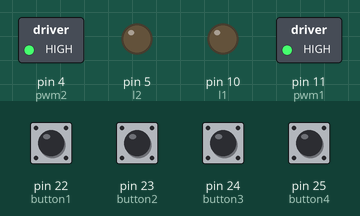
Recording of a sketch running on a simulated Arduino Mega 2560, built with avr-gcc and run on an emulated ATmega2560. Parts: switched loads named in the sketch (green lamp = pin HIGH), output pins drawn as LEDs (lit = HIGH). Inputs (shaded band) come from the test bench; at power-on: pin 22 (button1), pin 23 (button2), pin 24 (button3), pin 25 (button4) HIGH. Pins used as bus, display or sensor lines are not drawn; what the sketch prints to the serial monitor is not drawn.

Above: at 1.0 s.
At 3.0 s:
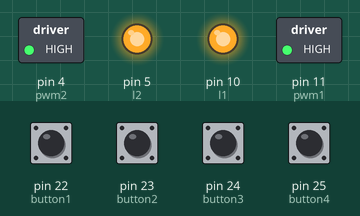
At 9.0 s:
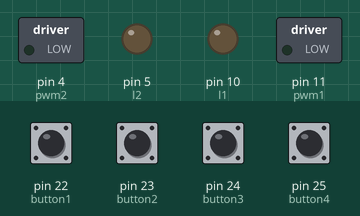
Timing chart, 0 to 13.0 s (numbered marks = the images above):
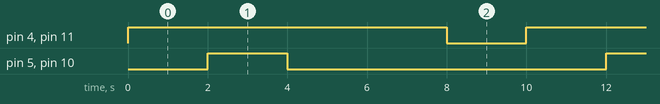

Measured:
- by itself, pin 4 (pwm2), pin 11 (pwm1): alternates HIGH for 8.0 s and LOW for 2.0 s
- by itself, pin 5 (l2), pin 10 (l1): alternates HIGH for 2.0 s and LOW for 8.0 s
- by itself, everything shown: repeats every 10.0 s, in 4 steps

The sketch:

4.Button_MotorDC.ino
```cpp
int button1 = 22, button2 = 23, button3 = 24, button4 = 25;

int nilaibt1, nilaibt2, nilaibt3, nilaibt4;

int r1 = 9;
int l1 = 10;
int pwm1 = 11;

int r2 = 6;
int l2 = 5;
int pwm2 = 4;

int pwm = 255;

void setup() {
  Serial.begin(9600);
  pinMode(button1, INPUT_PULLUP);
  pinMode(button2, INPUT_PULLUP);
  pinMode(button3, INPUT_PULLUP);
  pinMode(button4, INPUT_PULLUP);

  pinMode(r1, OUTPUT);
  pinMode(l1, OUTPUT);
  pinMode(pwm1, OUTPUT);
  pinMode(r2, OUTPUT);
  pinMode(l2, OUTPUT);
  pinMode(pwm2, OUTPUT);
}

void loop() {
  tombol();

  /*nilaibt1 = digitalRead(button1);
  nilaibt2 = digitalRead(button2);
  nilaibt3 = digitalRead(button3);
  nilaibt4 = digitalRead(button4);

  String ap = String (nilaibt1) + "|" + String (nilaibt2) + "|" + String (nilaibt3) + "|" + String (nilaibt4);

  Serial.println(ap);*/

  maju();
  delay(2000);
  mundur();
  delay(2000);
  mjkanan();
  delay(2000);
  mjkiri();
  delay(2000);
  henti();
  delay(2000);

  /*if ((nilaibt1 == 0) && (nilaibt2 == 1) && (nilaibt3 == 1) && (nilaibt4 == 1) ) {
    maju();
  }
  else if ((nilaibt1 == 1) && (nilaibt2 == 0) && (nilaibt3 == 1) && (nilaibt4 == 1) ) {
    mundur();
  }
  else if ((nilaibt1 == 1) && (nilaibt2 == 1) && (nilaibt3 == 0) && (nilaibt4 == 1) ) {
    mjkiri();
  }
  else if ((nilaibt1 == 1) && (nilaibt2 == 1) && (nilaibt3 == 1) && (nilaibt4 == 0) ) {
    mjkanan();
  }
  else {
    henti();
  }*/
}

void tombol() {
  nilaibt1 = digitalRead(button1);
  nilaibt2 = digitalRead(button2);
  nilaibt3 = digitalRead(button3);
  nilaibt4 = digitalRead(button4);

  String ap = String (nilaibt1) + "|" + String (nilaibt2) + "|" + String (nilaibt3) + "|" + String (nilaibt4);

  /*Serial.println(nilaibt1);
  Serial.println(nilaibt2);
  Serial.println(nilaibt3);
  Serial.println(nilaibt4);
  delay(500);*/

  Serial.println(ap);

}

void maju() {
  analogWrite(pwm1, pwm);
  digitalWrite(r1, HIGH);
  digitalWrite(l1, LOW);
  analogWrite(pwm2, pwm);
  digitalWrite(r2, HIGH);
  digitalWrite(l2, LOW);
}

void mundur() {
  analogWrite(pwm1, pwm);
  digitalWrite(r1, LOW);
  digitalWrite(l1, HIGH);
  analogWrite(pwm2, pwm);
  digitalWrite(r2, LOW);
  digitalWrite(l2, HIGH);
}

void mjkiri() {
  analogWrite(pwm1, pwm);
  digitalWrite(r1, LOW);
  digitalWrite(l1, LOW);
  analogWrite(pwm2, pwm);
  digitalWrite(r2, HIGH);
  digitalWrite(l2, LOW);
}

void mjkanan() {
  analogWrite(pwm1, pwm);
  digitalWrite(r1, HIGH);
  digitalWrite(l1, LOW);
  analogWrite(pwm2, pwm);
  digitalWrite(r2, LOW);
  digitalWrite(l2, LOW);
}

void henti() {
  digitalWrite(pwm1, 0);
  digitalWrite(pwm2, 0);
}
```
